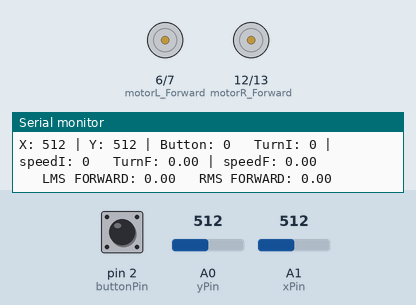
Recording of a sketch running on a simulated Arduino Uno, built with avr-gcc and run on an emulated ATmega328P. Shown: motor-driver pin pairs drawn as motors (green arrow = first pin HIGH = forward, orange = second pin HIGH = backward, longer = more drive, scaled by the enable pin), the last lines printed to the serial monitor. The inputs (shaded band) are chosen by the test bench; at power-on: A0 (yPin) = 512, A1 (xPin) = 512, pin 2 (buttonPin) LOW.

Above: at 1.8 s.
1.9 s: A0 (yPin) set to 534
At 2.7 s:
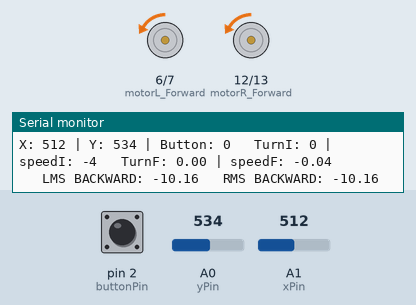
3.7 s: A1 (xPin) set to 523
At 5.3 s:
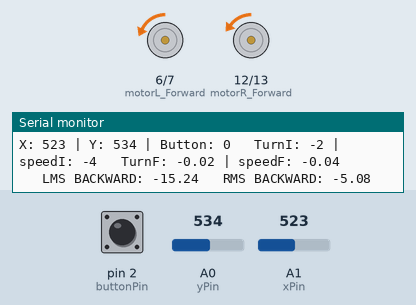
5.8 s: A1 (xPin) set to 549
At 7.7 s:
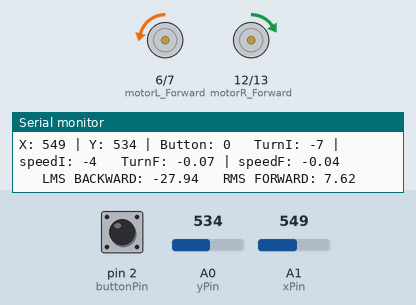
8.0 s: A0 (yPin) set to 546
At 9.1 s:
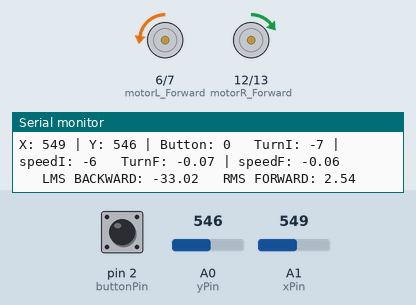
10.1 s: A0 (yPin) set to 561
At 11.6 s:
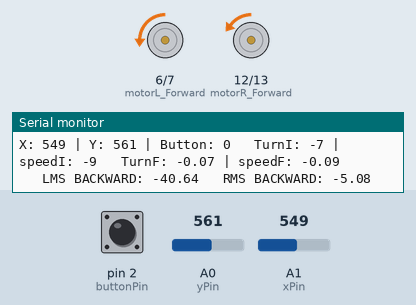
12.3 s: A1 (xPin) set to 306
At 14.2 s:
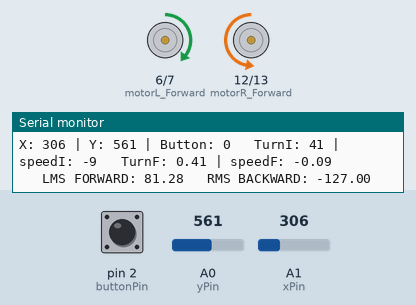
Timing chart, 0 to 15.5 s (numbered marks = the images above; inputs shaded):
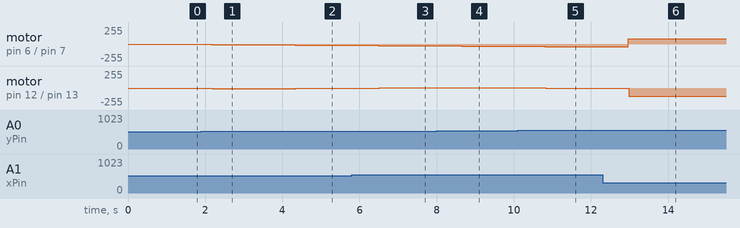

The sketch:

Motor_Control_With_Joystick.ino
```cpp
/*
* Arduino code for SN754410 H-bridge
* motor driver control.
*Control the speed of the motor using A JOYSTICK!!
*Created by: Michael Bowyer 11/15/2016
*/

//Joystick Pin information
int xPin = A1;//initialize  the X-axis of the joystick to an anolog pin
int yPin = A0;//initialize  the Y-axis of the joystick to an anolog pin
int buttonPin = 2;//initialize  the button of the joystick to an digitalpin

//H-Bridge Pin Information to control Left motor
int motorL_speedPin = 5; // Speed(PWM) control H-bridge output
int motorL_Forward = 6; // H-bridge direction control
int motorL_Backward = 7; // H-bridge direction control

//H-Bridge Pin Information to control Right motor
int motorR_speedPin = 11; // Speed(PWM) control H-bridge output
int motorR_Forward = 12; // H-bridge direction control
int motorR_Backward = 13; // H-bridge direction control

//Variables needed to control motor
float left_motor_speed=0; // value for motor speed
float right_motor_speed=0; // value for motor speed

//variables to read in joystick data
int xPosition = 0;// set initial value of x-axis to 0.
int yPosition = 0;// set initial value of y-axis to 0.
int buttonState = 0;// set initial value of button to 0.

void setup() {
  // initialize serial communications at 9600 bps:
  Serial.begin(9600);

  //set joystick interface pins as inputs
  pinMode(xPin, INPUT);// set x axis as input.
  pinMode(yPin, INPUT);//set y axis as input
  pinMode(buttonPin, INPUT);

  //set left motor interface pins as outputs
   pinMode(motorL_speedPin, OUTPUT);// set Speed(PWM) control H-bridge as output
   pinMode(motorL_Forward, OUTPUT);// H-bridge direction control as output
   pinMode(motorL_Backward, OUTPUT);// H-bridge direction control as output

//set right motor interface pins as outputs
   pinMode(motorR_speedPin, OUTPUT);// set Speed(PWM) control H-bridge as output
   pinMode(motorR_Forward, OUTPUT);// H-bridge direction control as output
   pinMode(motorR_Backward, OUTPUT);// H-bridge direction control as output

//initializing left motor speed and direction
  analogWrite(motorL_speedPin, 0);//set initial speed of left to 0
  digitalWrite(motorL_Forward, HIGH);//have left motor drive forward.
  digitalWrite(motorL_Backward, LOW);//have left motor drive forward.
//initializing right motor speed and direction
  analogWrite(motorR_speedPin, 0);//set initial speed of right to 0
  digitalWrite(motorR_Forward, HIGH);//have right motor drive forward.
  digitalWrite(motorR_Backward, LOW);//have right motor drive forward.
}

void loop() {

  left_motor_speed=0; // calculate speed to send to left motor
  right_motor_speed= 0;//calculate speed to send to right motor

//Gather Joystick and Button Push Values
    xPosition = analogRead(xPin);//read the x axis value
    delay(10);//this is required inbetween analog reads.
    yPosition = analogRead(yPin);//read the y axis value
    buttonState = digitalRead(buttonPin);//read the button push value

//Print out Joystick Data which was read
    Serial.print("X: ");
    Serial.print(xPosition);
    Serial.print(" | Y: ");
    Serial.print(yPosition);
    Serial.print(" | Button: ");
    Serial.print(buttonState);

//CALCULATE SPEED OF MOTORS This is done using the idea that the formula
// (speed- turn) will return a value inbetween -1 and 1, and that opposite formula
// (speed + turn) will also return a value inbetween -1 and 1. This acts as a percentage
//control.
  int turnI;//will hold the value of the X-axis of the joystick position.
  turnI=map(xPosition, 0, 1023, 100, -100);//Convert X-axis of joystick into value between -100 & 100.
  int speedI;//will hold the value of the Y-axis of the joystick position.
  speedI=map(yPosition, 0, 1023, 100, -100);//Convert Y-axis of joystick into value between -100 & 100.

  //printing out integer values of turn and speed
    Serial.print("   TurnI: ");
    Serial.print(turnI);
    Serial.print(" | speedI: ");
    Serial.print(speedI);

  //turning turn and speed into floating points inbetween -1 and 1.
  float turnF= (float)turnI/100; // turn the -100 to 100 range to -1 to 1
  float speedF= (float)speedI/100; // turn the -100 to 100 range to -1 to 1.

  //printing floating point turn and speed values
   Serial.print("   TurnF: ");
    Serial.print(turnF);
    Serial.print(" | speedF: ");
    Serial.println(speedF);

  left_motor_speed=254*(speedF+turnF); // calculate speed to send to left motor
  right_motor_speed= 254*(speedF-turnF);//calculate speed to send to right motor

//double check that each motor speed is not larger than 255 or less than -255
  if(right_motor_speed > 255){right_motor_speed=254;}
  else if(right_motor_speed < -255){right_motor_speed=-254;}
  if(left_motor_speed > 255){left_motor_speed=254;}
  else if(left_motor_speed < -255){left_motor_speed=-254;}

//write the speeds to the motors!
  sendMotorSpeed(left_motor_speed, right_motor_speed);

  delay(1000); // add some delay between reads
}


void sendMotorSpeed(float lSpeed, float rSpeed)//change direction of motors depending on input value
{
  //saving values to send to speed as integers, instead of floats
  int leftSpeed= (int)lSpeed;
  int rightSpeed= (int)rSpeed;

  if( leftSpeed < 0 )//if left motor needs to go backward
  {
       digitalWrite(motorL_Forward, LOW);//have left motor drive backward.
       digitalWrite(motorL_Backward, HIGH);//have left motor drive backward.
       analogWrite(motorL_speedPin, abs(leftSpeed));//change speed of left motor
       Serial.print("   LMS BACKWARD: ");//print left motor speed
       Serial.print(left_motor_speed);
  }
  else //if left motor needs to go forward
  {
        digitalWrite(motorL_Forward, HIGH);//have left motor drive forward.
       digitalWrite(motorL_Backward, LOW);//have left motor drive forward.
       analogWrite(motorL_speedPin, abs(leftSpeed));//change speed of left motor
       Serial.print("   LMS FORWARD: ");//print left motor speed
       Serial.print(left_motor_speed);
  }
  if( rightSpeed < 0 )//if right motor needs to go backward
  {
       digitalWrite(motorR_Forward, LOW);//have right motor drive backward.
       digitalWrite(motorR_Backward, HIGH);//have right motor drive backward.
       analogWrite(motorR_speedPin, abs(rightSpeed));//change speed of right motor
       Serial.print("   RMS BACKWARD: ");//print left motor speed
       Serial.println(right_motor_speed);
  }
  else//if left motor needs to go forward
  {
        digitalWrite(motorR_Forward, HIGH);//have right motor drive forward.
       digitalWrite(motorR_Backward, LOW);//have right motor drive forward.
       analogWrite(motorR_speedPin, abs(rightSpeed));//change speed of right motor
       Serial.print("   RMS FORWARD: ");//print left motor speed
       Serial.println(right_motor_speed);
  }
  return;
}
```

Measured:
- after the input at 1.9 s, motor on pin 6 (motorL_Forward) / pin 7 (motorL_Backward): stopped → backward 10/255 after 0.27 s; motor on pin 12 (motorR_Forward) / pin 13 (motorR_Backward): stopped → backward 10/255 after 0.29 s
- after the input at 3.7 s, motor on pin 6 (motorL_Forward) / pin 7 (motorL_Backward): backward 10/255 → backward 15/255 after 0.63 s; motor on pin 12 (motorR_Forward) / pin 13 (motorR_Backward): backward 10/255 → backward 5/255 after 0.65 s
- after the input at 5.8 s, motor on pin 6 (motorL_Forward) / pin 7 (motorL_Backward): backward 15/255 → backward 27/255 after 0.69 s; motor on pin 12 (motorR_Forward) / pin 13 (motorR_Backward): backward 5/255 → forward 7/255 after 0.71 s
- after the input at 8.0 s, motor on pin 6 (motorL_Forward) / pin 7 (motorL_Backward): backward 27/255 → backward 33/255 after 0.65 s; motor on pin 12 (motorR_Forward) / pin 13 (motorR_Backward): forward 7/255 → forward 2/255 after 0.67 s
- after the input at 10.1 s, motor on pin 6 (motorL_Forward) / pin 7 (motorL_Backward): backward 33/255 → backward 40/255 after 0.70 s; motor on pin 12 (motorR_Forward) / pin 13 (motorR_Backward): forward 2/255 → backward 5/255 after 0.73 s
- after the input at 12.3 s, motor on pin 6 (motorL_Forward) / pin 7 (motorL_Backward): backward 40/255 → forward 81/255 after 0.66 s; motor on pin 12 (motorR_Forward) / pin 13 (motorR_Backward): backward 5/255 → backward 127/255 after 0.68 s
